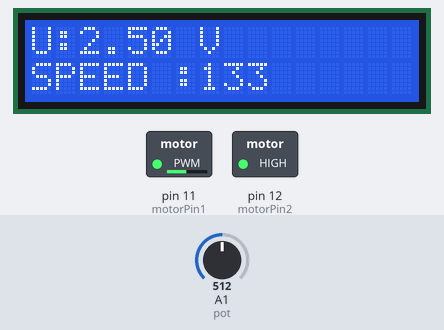
The sketch below on a simulated Arduino Uno, built with avr-gcc and run on an emulated ATmega328P. Parts: 16×2 character LCD, switched loads named in the sketch (green lamp = pin HIGH). The inputs (shaded band) are chosen by the test bench; at power-on: A1 (pot) = 512. What the sketch prints to the serial monitor is not drawn.

Above: at 1.2 s.
1.3 s: A1 (pot) set to 992
At 2.5 s:
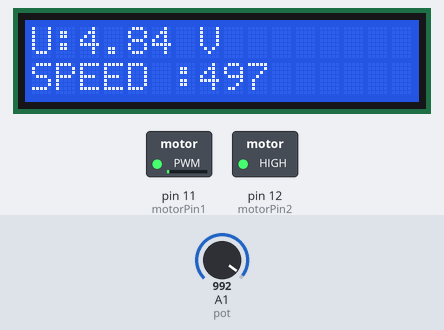
2.8 s: A1 (pot) set to 1007
At 3.9 s:
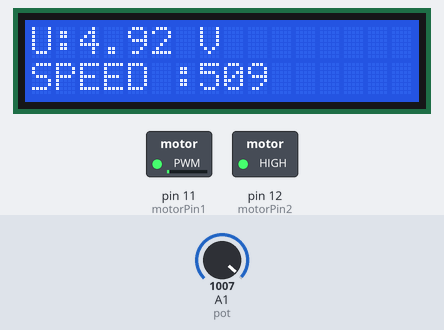
4.3 s: A1 (pot) set to 1023
At 5.2 s:
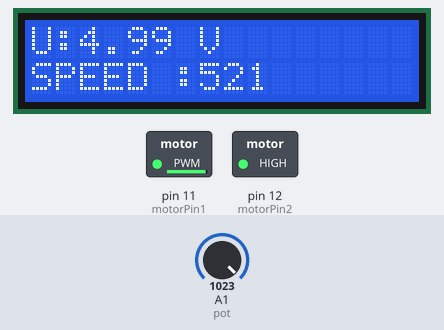
5.8 s: A1 (pot) set to 486
At 6.8 s:
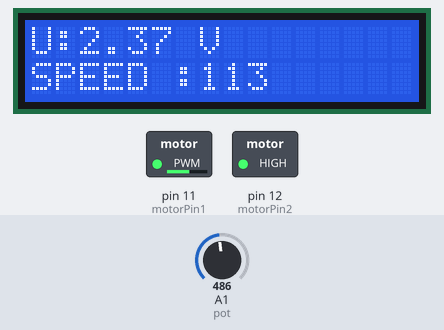
7.3 s: A1 (pot) set to 458
At 8.1 s:
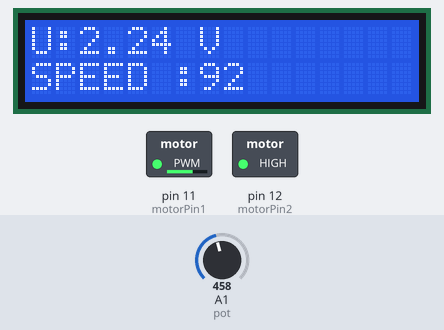
8.8 s: A1 (pot) set to 326
At 9.2 s:
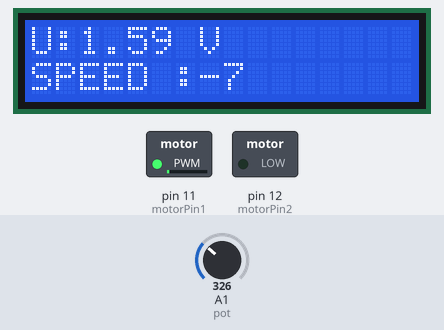
Timing chart, 0 to 11.8 s (numbered marks = the images above; inputs shaded):
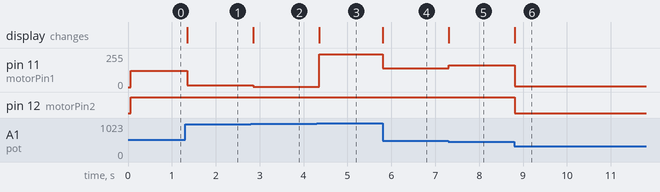

Measured:
- after the input at 1.3 s, pin 11 (motorPin1): 122/255 → 14/255 after 0.05 s; the display: changes after 0.05 s (image 1)
- after the input at 2.8 s, pin 11 (motorPin1): 14/255 → 2/255 after 0.05 s; the display: changes after 0.05 s (image 2)
- after the input at 4.3 s, pin 11 (motorPin1): 2/255 → 246/255 after 0.05 s; the display: changes after 0.06 s (image 3)
- after the input at 5.8 s, pin 11 (motorPin1): 246/255 → 142/255 at once; the display: changes at once (image 4)
- after the input at 7.3 s, pin 11 (motorPin1): 142/255 → 163/255 at once; the display: changes at once (image 5)
- after the input at 8.8 s, pin 11 (motorPin1): 163/255 → 7/255 at once; pin 12 (motorPin2): HIGH → LOW at once; the display: changes at once (image 6)

The sketch:

LCD_Moteur_Potentiometre_valide.ino
```cpp
#include<LiquidCrystal.h>
#define RS 8 // Register Select
#define E 9 // Enable
#define D4 4 // Ligne de données 4
#define D5 5 // Ligne de données 5
#define D6 6 // Ligne de données 6
#define D7 7
int motorPin1 = 11;
int motorPin2 = 12;
int pot = 1;
int valeurPot;
int vitesse;
LiquidCrystal lcd(RS, E, D4, D5, D6, D7);


void setup() {
  //Moteur
  pinMode(motorPin1, OUTPUT);
  pinMode(motorPin2, OUTPUT);
  //Ecran
  lcd.begin(16,2);
  // Serial Monitor
  Serial.begin(9600);
}

void loop() {
  lcd.clear();
  Serial.println(valeurPot);
  valeurPot = analogRead(pot);

  if (valeurPot > 336) {
    // sens normal
    vitesse = map(valeurPot, 336, 672, 255, 0);
    analogWrite(motorPin1, vitesse);
    digitalWrite(motorPin2, HIGH);
    lcd.setCursor(0,0);
        lcd.print("U:");
        lcd.print(valeurPot*3.28/672);
        lcd.print(" V");

    lcd.setCursor(0,1);
        lcd.print("SPEED :");
        lcd.print(255 - vitesse);
  }

  else if (valeurPot < 336) {
    // sens inverse
    vitesse = map(valeurPot, 336, 0, 0, 255);
    analogWrite(motorPin1, vitesse);
    digitalWrite(motorPin2, LOW);
    lcd.setCursor(0,0);
        lcd.print("U:");
        lcd.print(valeurPot*3.28/672);
        lcd.print(" V");

    lcd.setCursor(0,1);
        lcd.print("SPEED :-");
        lcd.print(vitesse);
  }

  else {
    // arrêt à 2.5V
    digitalWrite(motorPin1, LOW);
    digitalWrite(motorPin2, LOW);
    lcd.setCursor(0,0);
        lcd.print("U:");
        lcd.print(valeurPot*3.28/672);
        lcd.print(" V");

    lcd.setCursor(0,1);
        lcd.print("SPEED : ");
        lcd.print(0);
  }
delay(50);
}
```
